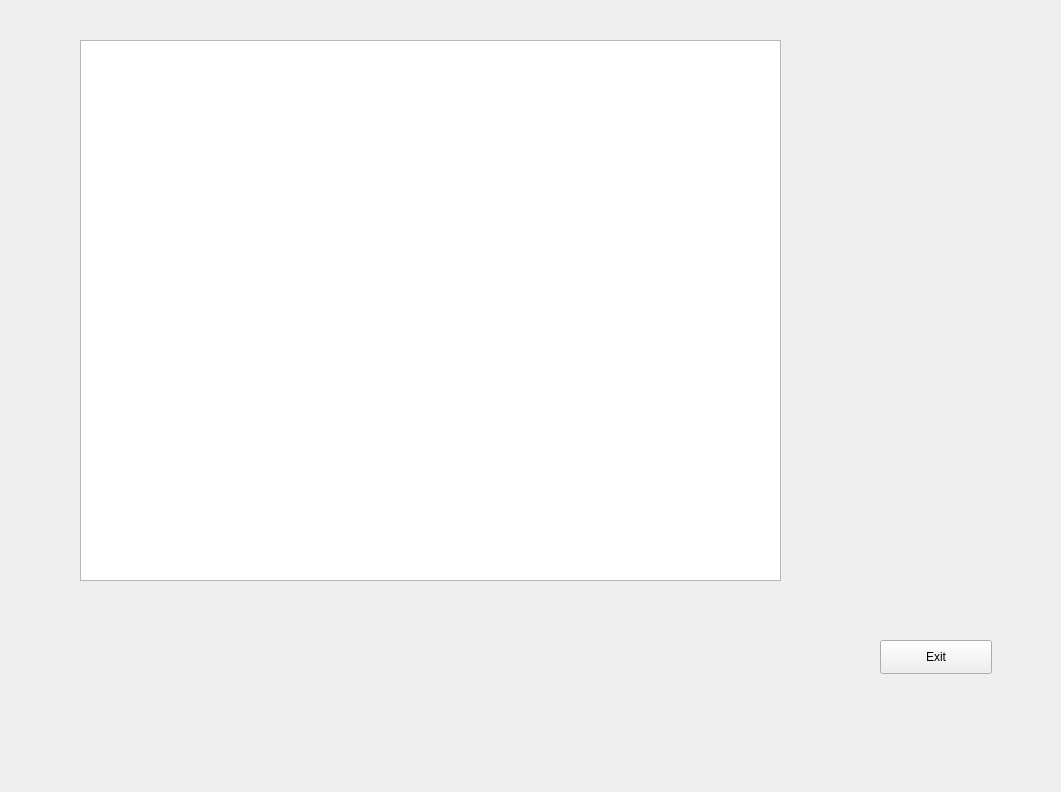
<?xml version="1.0" encoding="UTF-8"?>
<ui version="4.0">
 <class>Form</class>
 <widget class="QWidget" name="Form">
  <property name="geometry">
   <rect>
    <x>0</x>
    <y>0</y>
    <width>1061</width>
    <height>792</height>
   </rect>
  </property>
  <property name="windowTitle">
   <string>Form</string>
  </property>
  <widget class="QPushButton" name="pushButton">
   <property name="geometry">
    <rect>
     <x>880</x>
     <y>640</y>
     <width>112</width>
     <height>34</height>
    </rect>
   </property>
   <property name="text">
    <string>Exit</string>
   </property>
  </widget>
  <widget class="QPlainTextEdit" name="plainTextEdit">
   <property name="geometry">
    <rect>
     <x>80</x>
     <y>40</y>
     <width>701</width>
     <height>541</height>
    </rect>
   </property>
  </widget>
 </widget>
 <resources/>
 <connections>
  <connection>
   <sender>pushButton</sender>
   <signal>clicked()</signal>
   <receiver>Form</receiver>
   <slot>close()</slot>
   <hints>
    <hint type="sourcelabel">
     <x>945</x>
     <y>666</y>
    </hint>
    <hint type="destinationlabel">
     <x>530</x>
     <y>395</y>
    </hint>
   </hints>
  </connection>
 </connections>
</ui>
